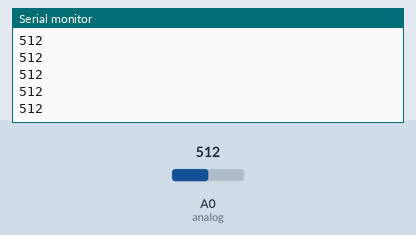
Recording of a sketch running on a simulated Arduino Uno, built with avr-gcc and run on an emulated ATmega328P. On the bench: the last lines printed to the serial monitor. The test bench sets the inputs (shaded band); at power-on: A0 (analog) = 512.

Above: at 1.2 s.
1.3 s: A0 (analog) set to 716
At 2.0 s:
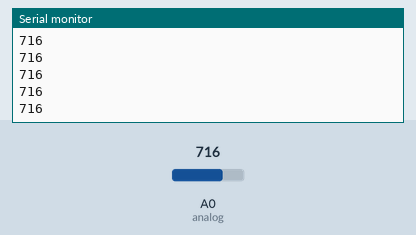
2.8 s: A0 (analog) set to 900
At 3.6 s:
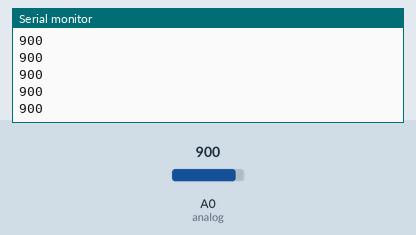
Timing chart, 0 to 5.8 s (numbered marks = the images above; inputs shaded):
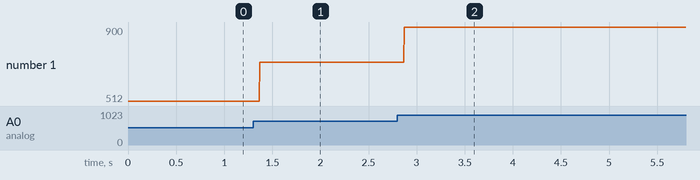

Measured:
- after the input at 1.3 s, the serial monitor: prints a new line after 0.07 s (image 1)
- after the input at 2.8 s, the serial monitor: prints a new line after 0.07 s (image 2)
- plotted number 1: 512 → 716 after the input at 1.3 s, 716 → 900 after the input at 2.8 s

The sketch:

Deneme32-Analog_Tekrar3.ino
```cpp
const int analog=A0;
int anadurum;

void setup() {
  // put your setup code here, to run once:
  pinMode(analog,INPUT);
  Serial.begin(9600);
}

void loop() {
  // put your main code here, to run repeatedly:
  anadurum=analogRead(analog);
  Serial.println(anadurum);
}
```
